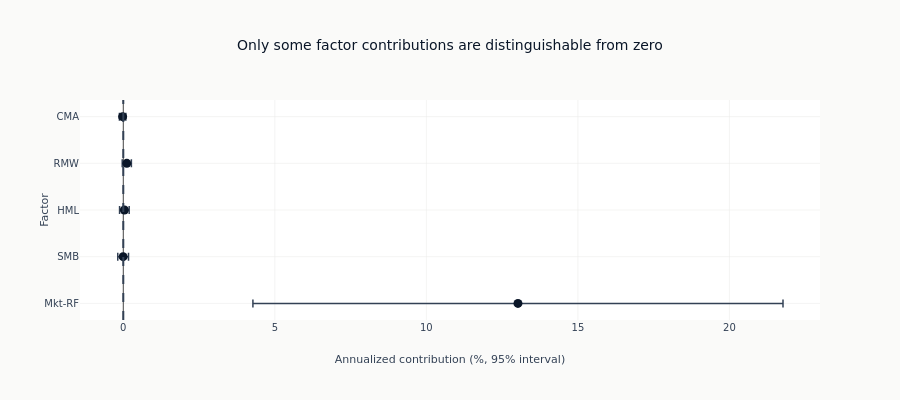

The notebook cell saved with this chart:
### Code cell
informative_factors = attribution_ci_df.loc[~attribution_ci_df["spans_zero"], "factor"].tolist()
fig = go.Figure(
    go.Scatter(
        x=attribution_ci_df["contribution_pct"],
        y=attribution_ci_df["factor"],
        mode="markers",
        marker=dict(color=COLORS["blue"], size=9),
        error_x=dict(
            type="data",
            array=1.96 * attribution_ci_df["hac_delta_se_pct"],
            color=COLORS["neutral"],
            thickness=1.5,
        ),
    )
)
fig.add_vline(x=0, line_dash="dash", line_color=COLORS["neutral"])
fig.update_layout(
    title="Only some factor contributions are distinguishable from zero",
    xaxis_title="Annualized contribution (%, 95% interval)",
    yaxis_title="Factor",
    height=400,
)
show_plotly_with_alt(
    fig,
    "A heatmap of residual correlations between the ETFs after the factor model, with off-diagonal cells showing what the factors did not absorb.",
)

### Figure 1 — Plotly figure (JSON) as saved in the notebook; plotly's stock layout.template omitted (floating-point values rounded to 4 significant figures)
{"data": [{"error_x": {"array": [8.746, 0.1774, 0.1586, 0.1511, 0.1058], "color": "#334155", "thickness": 1.5, "type": "data"}, "marker": {"color": "#0a1628", "size": 9}, "mode": "markers", "type": "scatter", "x": [13.02, -0.0053, 0.0361, 0.1156, -0.0221], "y": ["Mkt-RF", "SMB", "HML", "RMW", "CMA"]}], "layout": {"height": 400, "shapes": [{"line": {"color": "#334155", "dash": "dash"}, "type": "line", "x0": 0, "x1": 0, "xref": "x", "y0": 0, "y1": 1, "yref": "y domain"}], "title": {"text": "Only some factor contributions are distinguishable from zero"}, "xaxis": {"title": {"text": "Annualized contribution (%, 95% interval)"}}, "yaxis": {"title": {"text": "Factor"}}}}
